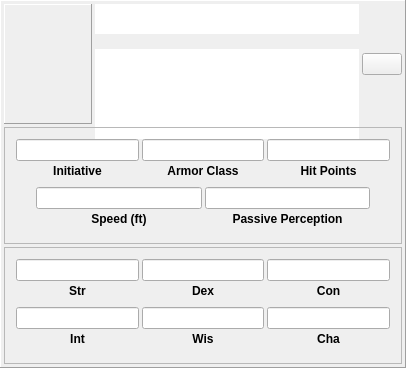
<?xml version="1.0" encoding="UTF-8"?>
<ui version="4.0">
 <class>PartyCharacterGridFrame</class>
 <widget class="QFrame" name="PartyCharacterGridFrame">
  <property name="geometry">
   <rect>
    <x>0</x>
    <y>0</y>
    <width>406</width>
    <height>368</height>
   </rect>
  </property>
  <property name="sizePolicy">
   <sizepolicy hsizetype="Maximum" vsizetype="Maximum">
    <horstretch>0</horstretch>
    <verstretch>0</verstretch>
   </sizepolicy>
  </property>
  <property name="windowTitle">
   <string/>
  </property>
  <property name="styleSheet">
   <string notr="true">background-image: url(:/img/data/parchment.jpg);</string>
  </property>
  <property name="frameShape">
   <enum>QFrame::Panel</enum>
  </property>
  <property name="frameShadow">
   <enum>QFrame::Raised</enum>
  </property>
  <property name="lineWidth">
   <number>1</number>
  </property>
  <layout class="QVBoxLayout" name="verticalLayout_4" stretch="0,1,1">
   <property name="spacing">
    <number>3</number>
   </property>
   <property name="leftMargin">
    <number>3</number>
   </property>
   <property name="topMargin">
    <number>3</number>
   </property>
   <property name="rightMargin">
    <number>3</number>
   </property>
   <property name="bottomMargin">
    <number>3</number>
   </property>
   <item>
    <layout class="QHBoxLayout" name="horizontalLayout">
     <property name="spacing">
      <number>3</number>
     </property>
     <item>
      <widget class="QLabel" name="lblIcon">
       <property name="sizePolicy">
        <sizepolicy hsizetype="Preferred" vsizetype="Preferred">
         <horstretch>0</horstretch>
         <verstretch>0</verstretch>
        </sizepolicy>
       </property>
       <property name="minimumSize">
        <size>
         <width>88</width>
         <height>120</height>
        </size>
       </property>
       <property name="maximumSize">
        <size>
         <width>88</width>
         <height>120</height>
        </size>
       </property>
       <property name="frameShape">
        <enum>QFrame::Panel</enum>
       </property>
       <property name="frameShadow">
        <enum>QFrame::Raised</enum>
       </property>
       <property name="text">
        <string/>
       </property>
       <property name="alignment">
        <set>Qt::AlignCenter</set>
       </property>
      </widget>
     </item>
     <item>
      <layout class="QVBoxLayout" name="verticalLayout_3">
       <property name="spacing">
        <number>0</number>
       </property>
       <item>
        <widget class="QLineEdit" name="edtName">
         <property name="enabled">
          <bool>true</bool>
         </property>
         <property name="sizePolicy">
          <sizepolicy hsizetype="Preferred" vsizetype="Fixed">
           <horstretch>0</horstretch>
           <verstretch>0</verstretch>
          </sizepolicy>
         </property>
         <property name="minimumSize">
          <size>
           <width>0</width>
           <height>30</height>
          </size>
         </property>
         <property name="maximumSize">
          <size>
           <width>16777215</width>
           <height>30</height>
          </size>
         </property>
         <property name="font">
          <font>
           <weight>75</weight>
           <bold>true</bold>
          </font>
         </property>
         <property name="cursor">
          <cursorShape>ArrowCursor</cursorShape>
         </property>
         <property name="focusPolicy">
          <enum>Qt::NoFocus</enum>
         </property>
         <property name="frame">
          <bool>false</bool>
         </property>
         <property name="readOnly">
          <bool>true</bool>
         </property>
        </widget>
       </item>
       <item>
        <widget class="QTextEdit" name="edtRace">
         <property name="sizePolicy">
          <sizepolicy hsizetype="Preferred" vsizetype="Preferred">
           <horstretch>0</horstretch>
           <verstretch>0</verstretch>
          </sizepolicy>
         </property>
         <property name="minimumSize">
          <size>
           <width>0</width>
           <height>90</height>
          </size>
         </property>
         <property name="maximumSize">
          <size>
           <width>16777215</width>
           <height>60</height>
          </size>
         </property>
         <property name="frameShape">
          <enum>QFrame::NoFrame</enum>
         </property>
         <property name="verticalScrollBarPolicy">
          <enum>Qt::ScrollBarAlwaysOff</enum>
         </property>
         <property name="horizontalScrollBarPolicy">
          <enum>Qt::ScrollBarAlwaysOff</enum>
         </property>
         <property name="readOnly">
          <bool>true</bool>
         </property>
        </widget>
       </item>
      </layout>
     </item>
     <item>
      <layout class="QVBoxLayout" name="updateLayout">
       <property name="spacing">
        <number>0</number>
       </property>
       <item>
        <widget class="QPushButton" name="btnUpdate">
         <property name="sizePolicy">
          <sizepolicy hsizetype="Fixed" vsizetype="Fixed">
           <horstretch>0</horstretch>
           <verstretch>0</verstretch>
          </sizepolicy>
         </property>
         <property name="text">
          <string/>
         </property>
         <property name="icon">
          <iconset resource="resources.qrc">
           <normaloff>:/img/data/icon_reload.png</normaloff>:/img/data/icon_reload.png</iconset>
         </property>
         <property name="iconSize">
          <size>
           <width>30</width>
           <height>30</height>
          </size>
         </property>
        </widget>
       </item>
       <item>
        <spacer name="verticalSpacer">
         <property name="orientation">
          <enum>Qt::Vertical</enum>
         </property>
         <property name="sizeType">
          <enum>QSizePolicy::Preferred</enum>
         </property>
         <property name="sizeHint" stdset="0">
          <size>
           <width>5</width>
           <height>0</height>
          </size>
         </property>
        </spacer>
       </item>
      </layout>
     </item>
    </layout>
   </item>
   <item>
    <widget class="QFrame" name="frameInfo">
     <property name="frameShape">
      <enum>QFrame::StyledPanel</enum>
     </property>
     <property name="frameShadow">
      <enum>QFrame::Raised</enum>
     </property>
     <layout class="QGridLayout" name="gridLayout_8">
      <property name="leftMargin">
       <number>0</number>
      </property>
      <property name="topMargin">
       <number>0</number>
      </property>
      <property name="rightMargin">
       <number>0</number>
      </property>
      <property name="bottomMargin">
       <number>0</number>
      </property>
      <property name="spacing">
       <number>0</number>
      </property>
      <item row="1" column="0">
       <widget class="QLabel" name="lblFrameStrengthLeft_3">
        <property name="sizePolicy">
         <sizepolicy hsizetype="Fixed" vsizetype="Ignored">
          <horstretch>0</horstretch>
          <verstretch>0</verstretch>
         </sizepolicy>
        </property>
        <property name="minimumSize">
         <size>
          <width>10</width>
          <height>0</height>
         </size>
        </property>
        <property name="maximumSize">
         <size>
          <width>10</width>
          <height>16777215</height>
         </size>
        </property>
        <property name="pixmap">
         <pixmap resource="resources.qrc">:/img/data/character_stat_left.png</pixmap>
        </property>
        <property name="scaledContents">
         <bool>true</bool>
        </property>
       </widget>
      </item>
      <item row="2" column="0">
       <widget class="QLabel" name="lblFrameStrengthBottomLeft_3">
        <property name="sizePolicy">
         <sizepolicy hsizetype="Fixed" vsizetype="Fixed">
          <horstretch>0</horstretch>
          <verstretch>0</verstretch>
         </sizepolicy>
        </property>
        <property name="minimumSize">
         <size>
          <width>11</width>
          <height>11</height>
         </size>
        </property>
        <property name="maximumSize">
         <size>
          <width>11</width>
          <height>11</height>
         </size>
        </property>
        <property name="pixmap">
         <pixmap resource="resources.qrc">:/img/data/character_stat_bottomleft.png</pixmap>
        </property>
        <property name="scaledContents">
         <bool>true</bool>
        </property>
       </widget>
      </item>
      <item row="0" column="0">
       <widget class="QLabel" name="lblFrameStrengthTopLeft_3">
        <property name="sizePolicy">
         <sizepolicy hsizetype="Fixed" vsizetype="Fixed">
          <horstretch>0</horstretch>
          <verstretch>0</verstretch>
         </sizepolicy>
        </property>
        <property name="minimumSize">
         <size>
          <width>11</width>
          <height>11</height>
         </size>
        </property>
        <property name="maximumSize">
         <size>
          <width>11</width>
          <height>11</height>
         </size>
        </property>
        <property name="text">
         <string/>
        </property>
        <property name="pixmap">
         <pixmap resource="resources.qrc">:/img/data/character_stat_topleft.png</pixmap>
        </property>
        <property name="scaledContents">
         <bool>true</bool>
        </property>
       </widget>
      </item>
      <item row="1" column="2">
       <widget class="QLabel" name="lblFrameStrengthRight_3">
        <property name="sizePolicy">
         <sizepolicy hsizetype="Fixed" vsizetype="Ignored">
          <horstretch>0</horstretch>
          <verstretch>0</verstretch>
         </sizepolicy>
        </property>
        <property name="minimumSize">
         <size>
          <width>11</width>
          <height>0</height>
         </size>
        </property>
        <property name="maximumSize">
         <size>
          <width>11</width>
          <height>16777215</height>
         </size>
        </property>
        <property name="pixmap">
         <pixmap resource="resources.qrc">:/img/data/character_stat_right.png</pixmap>
        </property>
        <property name="scaledContents">
         <bool>true</bool>
        </property>
       </widget>
      </item>
      <item row="2" column="2">
       <widget class="QLabel" name="lblFrameStrengthBottomRight_3">
        <property name="sizePolicy">
         <sizepolicy hsizetype="Fixed" vsizetype="Fixed">
          <horstretch>0</horstretch>
          <verstretch>0</verstretch>
         </sizepolicy>
        </property>
        <property name="minimumSize">
         <size>
          <width>11</width>
          <height>11</height>
         </size>
        </property>
        <property name="maximumSize">
         <size>
          <width>11</width>
          <height>11</height>
         </size>
        </property>
        <property name="pixmap">
         <pixmap resource="resources.qrc">:/img/data/character_stat_bottomright.png</pixmap>
        </property>
        <property name="scaledContents">
         <bool>true</bool>
        </property>
       </widget>
      </item>
      <item row="0" column="2">
       <widget class="QLabel" name="lblFrameStrengthTopRight_3">
        <property name="sizePolicy">
         <sizepolicy hsizetype="Fixed" vsizetype="Fixed">
          <horstretch>0</horstretch>
          <verstretch>0</verstretch>
         </sizepolicy>
        </property>
        <property name="minimumSize">
         <size>
          <width>11</width>
          <height>11</height>
         </size>
        </property>
        <property name="maximumSize">
         <size>
          <width>11</width>
          <height>11</height>
         </size>
        </property>
        <property name="text">
         <string/>
        </property>
        <property name="pixmap">
         <pixmap resource="resources.qrc">:/img/data/character_stat_topright.png</pixmap>
        </property>
        <property name="scaledContents">
         <bool>true</bool>
        </property>
       </widget>
      </item>
      <item row="1" column="1">
       <widget class="QFrame" name="frameInfoContents">
        <property name="frameShape">
         <enum>QFrame::NoFrame</enum>
        </property>
        <property name="frameShadow">
         <enum>QFrame::Raised</enum>
        </property>
        <layout class="QVBoxLayout" name="verticalLayout_2">
         <property name="spacing">
          <number>3</number>
         </property>
         <property name="leftMargin">
          <number>0</number>
         </property>
         <property name="topMargin">
          <number>0</number>
         </property>
         <property name="rightMargin">
          <number>0</number>
         </property>
         <property name="bottomMargin">
          <number>0</number>
         </property>
         <item>
          <layout class="QGridLayout" name="gridLayout_4">
           <item row="0" column="0">
            <widget class="QLineEdit" name="edtInitiative">
             <property name="enabled">
              <bool>true</bool>
             </property>
             <property name="sizePolicy">
              <sizepolicy hsizetype="Preferred" vsizetype="Fixed">
               <horstretch>0</horstretch>
               <verstretch>0</verstretch>
              </sizepolicy>
             </property>
             <property name="focusPolicy">
              <enum>Qt::NoFocus</enum>
             </property>
             <property name="alignment">
              <set>Qt::AlignCenter</set>
             </property>
             <property name="readOnly">
              <bool>true</bool>
             </property>
            </widget>
           </item>
           <item row="0" column="1">
            <widget class="QLineEdit" name="edtArmorClass">
             <property name="enabled">
              <bool>true</bool>
             </property>
             <property name="sizePolicy">
              <sizepolicy hsizetype="Preferred" vsizetype="Fixed">
               <horstretch>0</horstretch>
               <verstretch>0</verstretch>
              </sizepolicy>
             </property>
             <property name="focusPolicy">
              <enum>Qt::NoFocus</enum>
             </property>
             <property name="alignment">
              <set>Qt::AlignCenter</set>
             </property>
             <property name="readOnly">
              <bool>true</bool>
             </property>
            </widget>
           </item>
           <item row="0" column="2">
            <widget class="QLineEdit" name="edtHitPoints">
             <property name="enabled">
              <bool>true</bool>
             </property>
             <property name="sizePolicy">
              <sizepolicy hsizetype="Preferred" vsizetype="Fixed">
               <horstretch>0</horstretch>
               <verstretch>0</verstretch>
              </sizepolicy>
             </property>
             <property name="focusPolicy">
              <enum>Qt::NoFocus</enum>
             </property>
             <property name="alignment">
              <set>Qt::AlignCenter</set>
             </property>
             <property name="readOnly">
              <bool>true</bool>
             </property>
            </widget>
           </item>
           <item row="1" column="0">
            <widget class="QLabel" name="label_11">
             <property name="font">
              <font>
               <weight>75</weight>
               <bold>true</bold>
              </font>
             </property>
             <property name="text">
              <string>Initiative</string>
             </property>
             <property name="alignment">
              <set>Qt::AlignHCenter|Qt::AlignTop</set>
             </property>
            </widget>
           </item>
           <item row="1" column="1">
            <widget class="QLabel" name="label_10">
             <property name="font">
              <font>
               <weight>75</weight>
               <bold>true</bold>
              </font>
             </property>
             <property name="text">
              <string>Armor Class</string>
             </property>
             <property name="alignment">
              <set>Qt::AlignHCenter|Qt::AlignTop</set>
             </property>
            </widget>
           </item>
           <item row="1" column="2">
            <widget class="QLabel" name="label_53">
             <property name="font">
              <font>
               <weight>75</weight>
               <bold>true</bold>
              </font>
             </property>
             <property name="text">
              <string>Hit Points</string>
             </property>
             <property name="alignment">
              <set>Qt::AlignHCenter|Qt::AlignTop</set>
             </property>
            </widget>
           </item>
          </layout>
         </item>
         <item>
          <layout class="QGridLayout" name="gridLayout_3">
           <item row="0" column="1">
            <widget class="QLineEdit" name="edtSpeed">
             <property name="enabled">
              <bool>true</bool>
             </property>
             <property name="sizePolicy">
              <sizepolicy hsizetype="Preferred" vsizetype="Fixed">
               <horstretch>0</horstretch>
               <verstretch>0</verstretch>
              </sizepolicy>
             </property>
             <property name="focusPolicy">
              <enum>Qt::NoFocus</enum>
             </property>
             <property name="text">
              <string/>
             </property>
             <property name="alignment">
              <set>Qt::AlignCenter</set>
             </property>
             <property name="readOnly">
              <bool>true</bool>
             </property>
            </widget>
           </item>
           <item row="0" column="0">
            <spacer name="horizontalSpacer">
             <property name="orientation">
              <enum>Qt::Horizontal</enum>
             </property>
             <property name="sizeType">
              <enum>QSizePolicy::Preferred</enum>
             </property>
             <property name="sizeHint" stdset="0">
              <size>
               <width>20</width>
               <height>20</height>
              </size>
             </property>
            </spacer>
           </item>
           <item row="0" column="2">
            <widget class="QLineEdit" name="edtPassivePerception">
             <property name="enabled">
              <bool>true</bool>
             </property>
             <property name="sizePolicy">
              <sizepolicy hsizetype="Preferred" vsizetype="Fixed">
               <horstretch>0</horstretch>
               <verstretch>0</verstretch>
              </sizepolicy>
             </property>
             <property name="maximumSize">
              <size>
               <width>16777215</width>
               <height>16777215</height>
              </size>
             </property>
             <property name="focusPolicy">
              <enum>Qt::NoFocus</enum>
             </property>
             <property name="text">
              <string/>
             </property>
             <property name="alignment">
              <set>Qt::AlignCenter</set>
             </property>
             <property name="readOnly">
              <bool>true</bool>
             </property>
            </widget>
           </item>
           <item row="1" column="2">
            <widget class="QLabel" name="label_15">
             <property name="sizePolicy">
              <sizepolicy hsizetype="Preferred" vsizetype="Preferred">
               <horstretch>0</horstretch>
               <verstretch>0</verstretch>
              </sizepolicy>
             </property>
             <property name="minimumSize">
              <size>
               <width>0</width>
               <height>0</height>
              </size>
             </property>
             <property name="maximumSize">
              <size>
               <width>16777215</width>
               <height>16777215</height>
              </size>
             </property>
             <property name="font">
              <font>
               <weight>75</weight>
               <bold>true</bold>
              </font>
             </property>
             <property name="text">
              <string>Passive Perception</string>
             </property>
             <property name="alignment">
              <set>Qt::AlignHCenter|Qt::AlignTop</set>
             </property>
            </widget>
           </item>
           <item row="1" column="1">
            <widget class="QLabel" name="label_52">
             <property name="sizePolicy">
              <sizepolicy hsizetype="Preferred" vsizetype="Preferred">
               <horstretch>0</horstretch>
               <verstretch>0</verstretch>
              </sizepolicy>
             </property>
             <property name="minimumSize">
              <size>
               <width>0</width>
               <height>0</height>
              </size>
             </property>
             <property name="maximumSize">
              <size>
               <width>16777215</width>
               <height>16777215</height>
              </size>
             </property>
             <property name="font">
              <font>
               <weight>75</weight>
               <bold>true</bold>
              </font>
             </property>
             <property name="text">
              <string>Speed (ft)</string>
             </property>
             <property name="alignment">
              <set>Qt::AlignHCenter|Qt::AlignTop</set>
             </property>
            </widget>
           </item>
           <item row="0" column="3">
            <spacer name="horizontalSpacer_2">
             <property name="orientation">
              <enum>Qt::Horizontal</enum>
             </property>
             <property name="sizeType">
              <enum>QSizePolicy::Preferred</enum>
             </property>
             <property name="sizeHint" stdset="0">
              <size>
               <width>20</width>
               <height>20</height>
              </size>
             </property>
            </spacer>
           </item>
          </layout>
         </item>
        </layout>
       </widget>
      </item>
      <item row="0" column="1">
       <widget class="QLabel" name="lblFrameStrengthTop_3">
        <property name="sizePolicy">
         <sizepolicy hsizetype="Ignored" vsizetype="Fixed">
          <horstretch>0</horstretch>
          <verstretch>0</verstretch>
         </sizepolicy>
        </property>
        <property name="minimumSize">
         <size>
          <width>0</width>
          <height>11</height>
         </size>
        </property>
        <property name="maximumSize">
         <size>
          <width>16777215</width>
          <height>11</height>
         </size>
        </property>
        <property name="pixmap">
         <pixmap resource="resources.qrc">:/img/data/character_stat_top.png</pixmap>
        </property>
        <property name="scaledContents">
         <bool>true</bool>
        </property>
       </widget>
      </item>
      <item row="2" column="1">
       <widget class="QLabel" name="lblFrameStrengthBottom_3">
        <property name="sizePolicy">
         <sizepolicy hsizetype="Ignored" vsizetype="Ignored">
          <horstretch>0</horstretch>
          <verstretch>0</verstretch>
         </sizepolicy>
        </property>
        <property name="minimumSize">
         <size>
          <width>0</width>
          <height>11</height>
         </size>
        </property>
        <property name="maximumSize">
         <size>
          <width>16777215</width>
          <height>11</height>
         </size>
        </property>
        <property name="pixmap">
         <pixmap resource="resources.qrc">:/img/data/character_stat_bottom.png</pixmap>
        </property>
        <property name="scaledContents">
         <bool>true</bool>
        </property>
       </widget>
      </item>
     </layout>
    </widget>
   </item>
   <item>
    <widget class="QFrame" name="frameStats">
     <property name="frameShape">
      <enum>QFrame::StyledPanel</enum>
     </property>
     <property name="frameShadow">
      <enum>QFrame::Raised</enum>
     </property>
     <layout class="QGridLayout" name="gridLayout_6">
      <property name="leftMargin">
       <number>0</number>
      </property>
      <property name="topMargin">
       <number>0</number>
      </property>
      <property name="rightMargin">
       <number>0</number>
      </property>
      <property name="bottomMargin">
       <number>0</number>
      </property>
      <property name="spacing">
       <number>0</number>
      </property>
      <item row="1" column="0">
       <widget class="QLabel" name="lblFrameStrengthLeft">
        <property name="sizePolicy">
         <sizepolicy hsizetype="Fixed" vsizetype="Ignored">
          <horstretch>0</horstretch>
          <verstretch>0</verstretch>
         </sizepolicy>
        </property>
        <property name="minimumSize">
         <size>
          <width>10</width>
          <height>0</height>
         </size>
        </property>
        <property name="maximumSize">
         <size>
          <width>10</width>
          <height>16777215</height>
         </size>
        </property>
        <property name="pixmap">
         <pixmap resource="resources.qrc">:/img/data/character_stat_left.png</pixmap>
        </property>
        <property name="scaledContents">
         <bool>true</bool>
        </property>
       </widget>
      </item>
      <item row="2" column="0">
       <widget class="QLabel" name="lblFrameStrengthBottomLeft">
        <property name="sizePolicy">
         <sizepolicy hsizetype="Fixed" vsizetype="Fixed">
          <horstretch>0</horstretch>
          <verstretch>0</verstretch>
         </sizepolicy>
        </property>
        <property name="minimumSize">
         <size>
          <width>11</width>
          <height>11</height>
         </size>
        </property>
        <property name="maximumSize">
         <size>
          <width>11</width>
          <height>11</height>
         </size>
        </property>
        <property name="pixmap">
         <pixmap resource="resources.qrc">:/img/data/character_stat_bottomleft.png</pixmap>
        </property>
        <property name="scaledContents">
         <bool>true</bool>
        </property>
       </widget>
      </item>
      <item row="0" column="0">
       <widget class="QLabel" name="lblFrameStrengthTopLeft">
        <property name="sizePolicy">
         <sizepolicy hsizetype="Fixed" vsizetype="Fixed">
          <horstretch>0</horstretch>
          <verstretch>0</verstretch>
         </sizepolicy>
        </property>
        <property name="minimumSize">
         <size>
          <width>11</width>
          <height>11</height>
         </size>
        </property>
        <property name="maximumSize">
         <size>
          <width>11</width>
          <height>11</height>
         </size>
        </property>
        <property name="text">
         <string/>
        </property>
        <property name="pixmap">
         <pixmap resource="resources.qrc">:/img/data/character_stat_topleft.png</pixmap>
        </property>
        <property name="scaledContents">
         <bool>true</bool>
        </property>
       </widget>
      </item>
      <item row="1" column="2">
       <widget class="QLabel" name="lblFrameStrengthRight">
        <property name="sizePolicy">
         <sizepolicy hsizetype="Fixed" vsizetype="Ignored">
          <horstretch>0</horstretch>
          <verstretch>0</verstretch>
         </sizepolicy>
        </property>
        <property name="minimumSize">
         <size>
          <width>11</width>
          <height>0</height>
         </size>
        </property>
        <property name="maximumSize">
         <size>
          <width>11</width>
          <height>16777215</height>
         </size>
        </property>
        <property name="pixmap">
         <pixmap resource="resources.qrc">:/img/data/character_stat_right.png</pixmap>
        </property>
        <property name="scaledContents">
         <bool>true</bool>
        </property>
       </widget>
      </item>
      <item row="2" column="2">
       <widget class="QLabel" name="lblFrameStrengthBottomRight">
        <property name="sizePolicy">
         <sizepolicy hsizetype="Fixed" vsizetype="Fixed">
          <horstretch>0</horstretch>
          <verstretch>0</verstretch>
         </sizepolicy>
        </property>
        <property name="minimumSize">
         <size>
          <width>11</width>
          <height>11</height>
         </size>
        </property>
        <property name="maximumSize">
         <size>
          <width>11</width>
          <height>11</height>
         </size>
        </property>
        <property name="pixmap">
         <pixmap resource="resources.qrc">:/img/data/character_stat_bottomright.png</pixmap>
        </property>
        <property name="scaledContents">
         <bool>true</bool>
        </property>
       </widget>
      </item>
      <item row="0" column="2">
       <widget class="QLabel" name="lblFrameStrengthTopRight">
        <property name="sizePolicy">
         <sizepolicy hsizetype="Fixed" vsizetype="Fixed">
          <horstretch>0</horstretch>
          <verstretch>0</verstretch>
         </sizepolicy>
        </property>
        <property name="minimumSize">
         <size>
          <width>11</width>
          <height>11</height>
         </size>
        </property>
        <property name="maximumSize">
         <size>
          <width>11</width>
          <height>11</height>
         </size>
        </property>
        <property name="text">
         <string/>
        </property>
        <property name="pixmap">
         <pixmap resource="resources.qrc">:/img/data/character_stat_topright.png</pixmap>
        </property>
        <property name="scaledContents">
         <bool>true</bool>
        </property>
       </widget>
      </item>
      <item row="1" column="1">
       <widget class="QFrame" name="frameStatsContents">
        <property name="frameShape">
         <enum>QFrame::NoFrame</enum>
        </property>
        <property name="frameShadow">
         <enum>QFrame::Raised</enum>
        </property>
        <layout class="QVBoxLayout" name="verticalLayout">
         <property name="spacing">
          <number>3</number>
         </property>
         <property name="leftMargin">
          <number>0</number>
         </property>
         <property name="topMargin">
          <number>0</number>
         </property>
         <property name="rightMargin">
          <number>0</number>
         </property>
         <property name="bottomMargin">
          <number>0</number>
         </property>
         <item>
          <layout class="QGridLayout" name="gridLayout">
           <item row="0" column="0">
            <widget class="QLineEdit" name="edtStr">
             <property name="enabled">
              <bool>true</bool>
             </property>
             <property name="sizePolicy">
              <sizepolicy hsizetype="Preferred" vsizetype="Fixed">
               <horstretch>0</horstretch>
               <verstretch>0</verstretch>
              </sizepolicy>
             </property>
             <property name="focusPolicy">
              <enum>Qt::NoFocus</enum>
             </property>
             <property name="alignment">
              <set>Qt::AlignCenter</set>
             </property>
             <property name="readOnly">
              <bool>true</bool>
             </property>
            </widget>
           </item>
           <item row="0" column="1">
            <widget class="QLineEdit" name="edtDex">
             <property name="enabled">
              <bool>true</bool>
             </property>
             <property name="sizePolicy">
              <sizepolicy hsizetype="Preferred" vsizetype="Fixed">
               <horstretch>0</horstretch>
               <verstretch>0</verstretch>
              </sizepolicy>
             </property>
             <property name="focusPolicy">
              <enum>Qt::NoFocus</enum>
             </property>
             <property name="alignment">
              <set>Qt::AlignCenter</set>
             </property>
             <property name="readOnly">
              <bool>true</bool>
             </property>
            </widget>
           </item>
           <item row="0" column="2">
            <widget class="QLineEdit" name="edtCon">
             <property name="enabled">
              <bool>true</bool>
             </property>
             <property name="sizePolicy">
              <sizepolicy hsizetype="Preferred" vsizetype="Fixed">
               <horstretch>0</horstretch>
               <verstretch>0</verstretch>
              </sizepolicy>
             </property>
             <property name="focusPolicy">
              <enum>Qt::NoFocus</enum>
             </property>
             <property name="alignment">
              <set>Qt::AlignCenter</set>
             </property>
             <property name="readOnly">
              <bool>true</bool>
             </property>
            </widget>
           </item>
           <item row="1" column="0">
            <widget class="QLabel" name="label_55">
             <property name="font">
              <font>
               <weight>75</weight>
               <bold>true</bold>
              </font>
             </property>
             <property name="text">
              <string>Str</string>
             </property>
             <property name="alignment">
              <set>Qt::AlignHCenter|Qt::AlignTop</set>
             </property>
            </widget>
           </item>
           <item row="1" column="1">
            <widget class="QLabel" name="label_12">
             <property name="font">
              <font>
               <weight>75</weight>
               <bold>true</bold>
              </font>
             </property>
             <property name="text">
              <string>Dex</string>
             </property>
             <property name="alignment">
              <set>Qt::AlignHCenter|Qt::AlignTop</set>
             </property>
            </widget>
           </item>
           <item row="1" column="2">
            <widget class="QLabel" name="label_13">
             <property name="font">
              <font>
               <weight>75</weight>
               <bold>true</bold>
              </font>
             </property>
             <property name="text">
              <string>Con</string>
             </property>
             <property name="alignment">
              <set>Qt::AlignHCenter|Qt::AlignTop</set>
             </property>
            </widget>
           </item>
          </layout>
         </item>
         <item>
          <layout class="QGridLayout" name="gridLayout_2">
           <item row="0" column="0">
            <widget class="QLineEdit" name="edtInt">
             <property name="enabled">
              <bool>true</bool>
             </property>
             <property name="sizePolicy">
              <sizepolicy hsizetype="Preferred" vsizetype="Fixed">
               <horstretch>0</horstretch>
               <verstretch>0</verstretch>
              </sizepolicy>
             </property>
             <property name="focusPolicy">
              <enum>Qt::NoFocus</enum>
             </property>
             <property name="alignment">
              <set>Qt::AlignCenter</set>
             </property>
             <property name="readOnly">
              <bool>true</bool>
             </property>
            </widget>
           </item>
           <item row="0" column="1">
            <widget class="QLineEdit" name="edtWis">
             <property name="enabled">
              <bool>true</bool>
             </property>
             <property name="sizePolicy">
              <sizepolicy hsizetype="Preferred" vsizetype="Fixed">
               <horstretch>0</horstretch>
               <verstretch>0</verstretch>
              </sizepolicy>
             </property>
             <property name="focusPolicy">
              <enum>Qt::NoFocus</enum>
             </property>
             <property name="alignment">
              <set>Qt::AlignCenter</set>
             </property>
             <property name="readOnly">
              <bool>true</bool>
             </property>
            </widget>
           </item>
           <item row="0" column="2">
            <widget class="QLineEdit" name="edtCha">
             <property name="enabled">
              <bool>true</bool>
             </property>
             <property name="sizePolicy">
              <sizepolicy hsizetype="Preferred" vsizetype="Fixed">
               <horstretch>0</horstretch>
               <verstretch>0</verstretch>
              </sizepolicy>
             </property>
             <property name="focusPolicy">
              <enum>Qt::NoFocus</enum>
             </property>
             <property name="alignment">
              <set>Qt::AlignCenter</set>
             </property>
             <property name="readOnly">
              <bool>true</bool>
             </property>
            </widget>
           </item>
           <item row="1" column="0">
            <widget class="QLabel" name="label_57">
             <property name="font">
              <font>
               <weight>75</weight>
               <bold>true</bold>
              </font>
             </property>
             <property name="text">
              <string>Int</string>
             </property>
             <property name="alignment">
              <set>Qt::AlignHCenter|Qt::AlignTop</set>
             </property>
            </widget>
           </item>
           <item row="1" column="1">
            <widget class="QLabel" name="label_14">
             <property name="font">
              <font>
               <weight>75</weight>
               <bold>true</bold>
              </font>
             </property>
             <property name="text">
              <string>Wis</string>
             </property>
             <property name="alignment">
              <set>Qt::AlignHCenter|Qt::AlignTop</set>
             </property>
            </widget>
           </item>
           <item row="1" column="2">
            <widget class="QLabel" name="label_19">
             <property name="font">
              <font>
               <weight>75</weight>
               <bold>true</bold>
              </font>
             </property>
             <property name="text">
              <string>Cha</string>
             </property>
             <property name="alignment">
              <set>Qt::AlignHCenter|Qt::AlignTop</set>
             </property>
            </widget>
           </item>
          </layout>
         </item>
        </layout>
       </widget>
      </item>
      <item row="0" column="1">
       <widget class="QLabel" name="lblFrameStrengthTop">
        <property name="sizePolicy">
         <sizepolicy hsizetype="Ignored" vsizetype="Fixed">
          <horstretch>0</horstretch>
          <verstretch>0</verstretch>
         </sizepolicy>
        </property>
        <property name="minimumSize">
         <size>
          <width>0</width>
          <height>11</height>
         </size>
        </property>
        <property name="maximumSize">
         <size>
          <width>16777215</width>
          <height>11</height>
         </size>
        </property>
        <property name="pixmap">
         <pixmap resource="resources.qrc">:/img/data/character_stat_top.png</pixmap>
        </property>
        <property name="scaledContents">
         <bool>true</bool>
        </property>
       </widget>
      </item>
      <item row="2" column="1">
       <widget class="QLabel" name="lblFrameStrengthBottom">
        <property name="sizePolicy">
         <sizepolicy hsizetype="Ignored" vsizetype="Ignored">
          <horstretch>0</horstretch>
          <verstretch>0</verstretch>
         </sizepolicy>
        </property>
        <property name="minimumSize">
         <size>
          <width>0</width>
          <height>11</height>
         </size>
        </property>
        <property name="maximumSize">
         <size>
          <width>16777215</width>
          <height>11</height>
         </size>
        </property>
        <property name="pixmap">
         <pixmap resource="resources.qrc">:/img/data/character_stat_bottom.png</pixmap>
        </property>
        <property name="scaledContents">
         <bool>true</bool>
        </property>
       </widget>
      </item>
     </layout>
    </widget>
   </item>
  </layout>
 </widget>
 <resources>
  <include location="resources.qrc"/>
 </resources>
 <connections/>
</ui>
